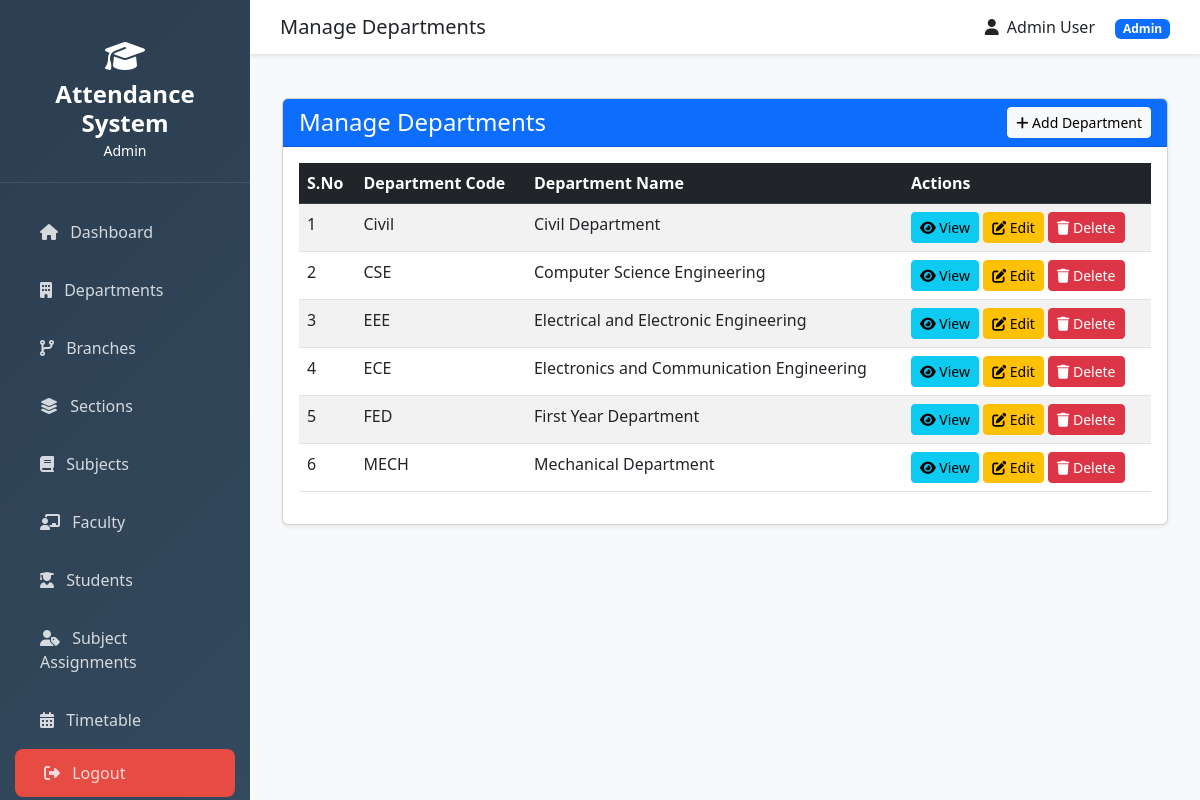
The app's page /manage/departments/ (signed in) with its own data.
### attendance/models.py (models this page shows, shortened)
class User(AbstractUser):
    ROLE_CHOICES = [
        ('admin', 'Admin'),
        ('faculty', 'Faculty'),
        ('student', 'Student'),
    ]
    role = models.CharField(max_length=10, choices=ROLE_CHOICES)
    phone = models.CharField(max_length=15, blank=True, null=True)
    created_at = models.DateTimeField(auto_now_add=True)
    updated_at = models.DateTimeField(auto_now=True)
    class Meta:
        db_table = 'users'
        verbose_name = 'User'
        verbose_name_plural = 'Users'

class Department(models.Model):
    name = models.CharField(max_length=100)
    code = models.CharField(max_length=10, unique=True)
    description = models.TextField(blank=True)
    created_at = models.DateTimeField(auto_now_add=True)
    class Meta:
        db_table = 'departments'
        ordering = ['name']

### attendance/views.py (the view)
# urls.py: path('manage/departments/', views.manage_departments, name='manage_departments'),
@login_required
@role_required('admin')
def manage_departments(request):
    if request.method == 'POST':
        form = DepartmentForm(request.POST)
        if form.is_valid():
            form.save()
            messages.success(request, 'Department created successfully.')
            return redirect('manage_departments')
    else:
        form = DepartmentForm()
    departments = Department.objects.all()
    context = {
        'form': form,
        'departments': departments,
    }
    return render(request, 'admin/manage_departments.html', context)

### attendance/templates/admin/manage_departments.html (shortened to what this page needs)
{% extends 'base.html' %}
{% block page_title %}Manage Departments{% endblock %}
{% block content %}
<div class="container-fluid py-4">
    <div class="row">
        <div class="col-12">
            <div class="card shadow-sm">
                <div class="card-header bg-primary text-white d-flex justify-content-between align-items-center">
                    <h4 class="mb-0">Manage Departments</h4>
                    <button type="button" class="btn btn-light btn-sm" data-bs-toggle="modal" data-bs-target="#addDepartmentModal">
                        <i class="fas fa-plus"></i> Add Department
                    </button>
                </div>
                <div class="card-body">
                    <div class="table-responsive">
                        <table class="table table-hover table-striped">
                            <thead class="table-dark">
                                <tr>
                                    <th>S.No</th>
                                    <th>Department Code</th>
                                    <th>Department Name</th>
                                    <th>Actions</th>
                                </tr>
                            </thead>
                            <tbody>
                                {% for department in departments %}
                                <tr>
                                    <td>{{ forloop.counter }}</td>
                                    <td>{{ department.code }}</td>
                                    <td>{{ department.name }}</td>
                                    <td>
                                        <button class="btn btn-sm btn-info" data-bs-toggle="modal" data-bs-target="#viewDepartmentModal{{ department.id }}">
                                            <i class="fas fa-eye"></i> View
                                        </button>
                                        <button class="btn btn-sm btn-warning" data-bs-toggle="modal" data-bs-target="#editDepartmentModal{{ department.id }}">
                                            <i class="fas fa-edit"></i> Edit
                                        </button>
                                        <button class="btn btn-sm btn-danger" data-bs-toggle="modal" data-bs-target="#deleteDepartmentModal{{ department.id }}">
                                            <i class="fas fa-trash"></i> Delete
                                        </button>
                                    </td>
                                </tr>
                                {% empty %}
                                <tr>
                                    <td colspan="5" class="text-center">No departments found</td>
                                </tr>
                                {% endfor %}
                            </tbody>
                        </table>
                    </div>
                </div>
            </div>
        </div>
    </div>
</div>
{% endblock %}

### attendance/templates/base.html (shortened to what this page needs)
<!DOCTYPE html>
<html lang="en">
<head>
    <link href="https://cdnjs.cloudflare.com/ajax/libs/bootstrap/5.3.0/css/bootstrap.min.css" rel="stylesheet">
    <link href="https://cdnjs.cloudflare.com/ajax/libs/font-awesome/6.4.0/css/all.min.css" rel="stylesheet">
</head>
<body>
    {% if user.is_authenticated %}
    <div class="sidebar">
        <div class="logo">
            <i class="fas fa-graduation-cap fa-2x mb-2"></i>
            <h4>Attendance System</h4>
            <small>{{ user.get_role_display }}</small>
        </div>
        <nav class="nav flex-column">
            <a class="nav-link" href="{% url 'dashboard' %}">
                <i class="fas fa-home me-2"></i> Dashboard
            </a>
            {% if user.role == 'admin' %}
                <a class="nav-link" href="{% url 'manage_departments' %}">
                    <i class="fas fa-building me-2"></i> Departments
                </a>
                <a class="nav-link" href="{% url 'manage_branches' %}">
                    <i class="fas fa-code-branch me-2"></i> Branches
                </a>
                <a class="nav-link" href="{% url 'manage_sections' %}">
                    <i class="fas fa-layer-group me-2"></i> Sections
                </a>
                <a class="nav-link" href="{% url 'manage_subjects' %}">
                    <i class="fas fa-book me-2"></i> Subjects
                </a>
                <a class="nav-link" href="{% url 'manage_faculty' %}">
                    <i class="fas fa-chalkboard-teacher me-2"></i> Faculty
                </a>
                <a class="nav-link" href="{% url 'manage_students' %}">
                    <i class="fas fa-user-graduate me-2"></i> Students
                </a>
                <a class="nav-link" href="{% url 'manage_subject_assignments' %}">
                    <i class="fas fa-user-tag me-2"></i> Subject Assignments
                </a>
                <a class="nav-link" href="{% url 'manage_timetable' %}">
                    <i class="fas fa-calendar-alt me-2"></i> Timetable
                </a>
            {% endif %}
            <a class="nav-link logout" href="{% url 'logout' %}">
                <i class="fas fa-sign-out-alt me-2"></i> Logout
            </a>
        </nav>
    </div>
    <div class="main-content">
        <div class="top-navbar">
            <h5 class="mb-0">{% block page_title %}Dashboard{% endblock %}</h5>
            <div>
                <span class="me-3"><i class="fas fa-user me-2"></i>{{ user.get_full_name }}</span>
                <span class="badge bg-primary">{{ user.get_role_display }}</span>
            </div>
        </div>
        {% block content %}{% endblock %}
    </div>
    {% else %}
        {% block login_content %}{% endblock %}
    {% endif %}
</body>
</html>

### attendance/templates/base.html (style rules this page uses)
:root { --primary-color: #2c3e50; --secondary-color: #3498db; --success-color: #27ae60; --danger-color: #e74c3c; --warning-color: #f39c12; --info-color: #16a085; }
body { font-family: 'Segoe UI', Tahoma, Geneva, Verdana, sans-serif; background-color: #f8f9fa; }
.sidebar { min-height: 100vh; background: linear-gradient(135deg, var(--primary-color), #34495e); color: white; position: fixed; top: 0; left: 0; width: 250px; padding: 20px 0; z-index: 1000; display: flex; flex-direction: column; height: 100vh; }
.sidebar .nav { flex-grow: 1; display: flex; flex-direction: column; }
.sidebar .nav-link.logout { margin-top: auto; background: rgba(231, 76, 68, 8.1); border-left: 4px solid #e74c3c; }
.sidebar .logo { text-align: center; padding: 20px; border-bottom: 1px solid rgba(255,255,255,0.1); margin-bottom: 20px; }
.sidebar .logo h4 { margin: 0; font-weight: 600; }
.sidebar .nav-link { color: rgba(255,255,255,0.8); padding: 12px 25px; margin: 5px 15px; border-radius: 8px; transition: all 0.3s; }
.main-content { margin-left: 250px; padding: 20px; }
.top-navbar { background: white; padding: 15px 30px; margin: -20px -20px 20px -20px; box-shadow: 0 2px 4px rgba(0,0,0,0.1); display: flex; justify-content: space-between; align-items: center; }

### records on screen
User: role "Admin", get_full_name "Admin User"
Department: code "Civil", name "Civil Department"
Department: code "CSE", name "Computer Science Engineering"
Department: code "EEE", name "Electrical and Electronic Engineering"
Department: code "ECE", name "Electronics and Communication Engineering"
Department: code "FED", name "First Year Department"
Department: code "MECH", name "Mechanical Department"
